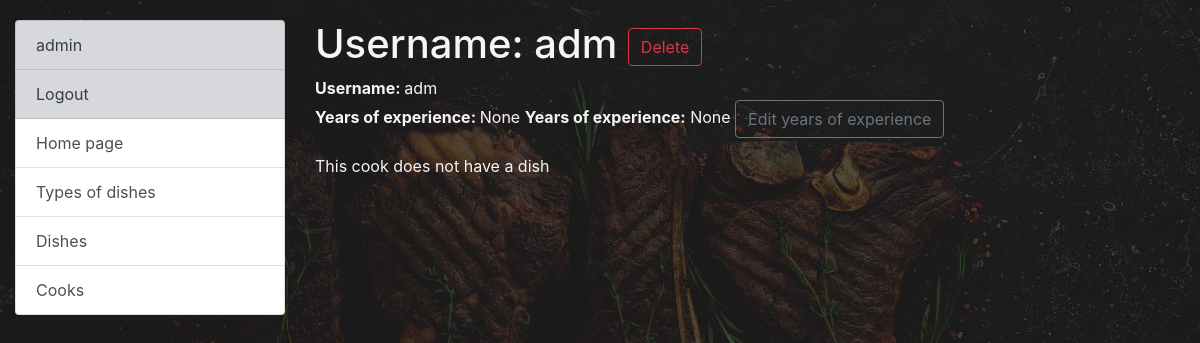
Before: /cook/5/ (signed in) with the older database file.
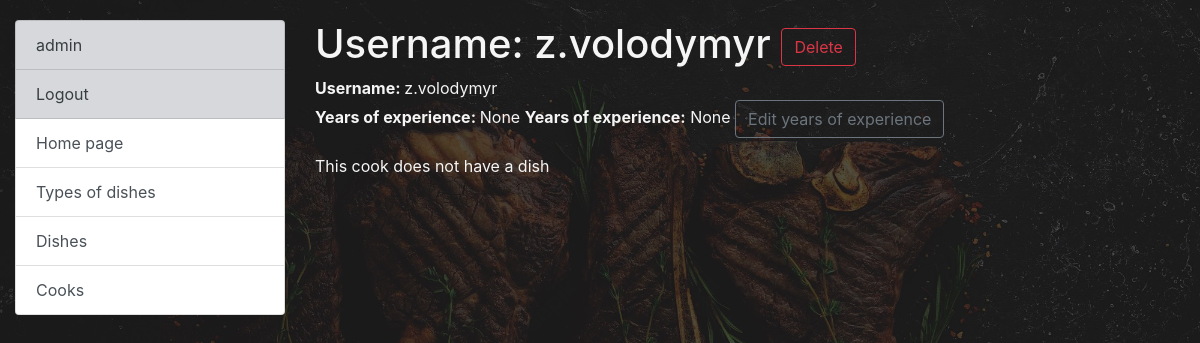
After: the same page with the newer database file.
### kitchen/models.py (models this page shows, shortened)
class Cook(AbstractUser):
    years_of_experience = models.IntegerField(null=True, blank=True)
    class Meta:
        ordering = ["first_name"]

### kitchen/views.py (the view)
# urls.py: path("cook/<int:pk>/", CookDetailView.as_view(), name="cook-detail"),
class CookDetailView(LoginRequiredMixin, generic.DetailView):
    model = Cook
    context_object_name = "cooks"
    queryset = Cook.objects.prefetch_related("dishes__dish_type")

### templates/kitchen/cook_detail.html
{% extends "base.html" %}
{% block content %}
      <h1>
    Username: {{ cooks.username }}
    <a href="{% url "kitchen:cook-delete" pk=cooks.id %}" class="btn btn-outline-danger" role="button">Delete</a>
  </h1>
    <p>
      <strong>Username: </strong>{{ cooks.username }}<br>
      <strong>Years of experience: </strong> {{ cooks.years_of_experience }}
    <strong>Years of experience:</strong> {{ cooks.years_of_experience }}
    <a href="{% url "kitchen:cook-update" pk=cooks.id %}" class="btn btn-outline-secondary" role="button">Edit years of experience</a>
    </p>
  {% if cooks.dishes.all %}
    <h2>Dishes:</h2>
    {% for dish in cooks.dishes.all %}
        <ul>
          <li class="list_item">
            <div class="item_content">
              <p>
                <strong>Types of dishes:</strong>
                {{ dish.dish_type.name }}<br>
                <strong>Name: </strong>
                <a href="{% url 'kitchen:dish-detail' pk=dish.id %}">{{ dish.name }}</a>
              </p>
            </div>
          </li>
        </ul>
    {% endfor %}
  {% else %}
    <p>This cook does not have a dish</p>
  {% endif %}
{% endblock %}

Changed rows visible on the page:
changed Cook "None": username "adm" → "z.volodymyr"
